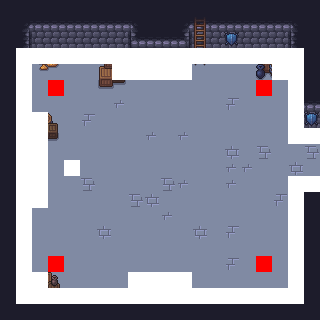

Tiled map render using the project's own tile images. Description and the whole map definition, tile-layer contents included, below:
An orthogonal 20x20 tile map with 16x16 px tiles, 6 tile layers (Floor, Walls, Overlay, Deco, ...), 4 tilesets.

<map version="1.10" tiledversion="1.11.2" orientation="orthogonal" renderorder="right-down" width="20" height="20" tilewidth="16" tileheight="16" infinite="0" nextlayerid="7" nextobjectid="1">
 <editorsettings>
  <export target="../../Dungeon-Bullet-Hell/Assets/Maps/Rooms/1_Room_E_01.csv" format="csv" />
 </editorsettings>
 <tileset firstgid="1" source="../WallsFloor.tsx" />
 <tileset firstgid="300" source="../Collisions.tsx" />
 <tileset firstgid="301" source="../Objects.tsx" />
 <tileset firstgid="303" source="../Deco.tsx" />
 <layer id="1" name="Floor" width="20" height="20">
  <data encoding="csv">
80,80,80,80,80,80,80,80,80,80,80,80,80,80,80,80,80,80,80,80,
80,80,80,80,80,80,80,80,80,80,80,80,80,80,80,80,80,80,80,80,
80,80,80,80,80,80,80,80,80,80,80,80,80,80,80,80,80,80,80,80,
80,80,80,80,80,80,80,80,80,80,80,80,80,80,80,80,80,80,80,80,
80,80,80,80,80,80,80,80,80,80,80,80,80,80,80,80,80,80,80,80,
80,80,80,80,80,80,80,80,80,80,80,80,80,80,80,80,80,80,80,80,
80,80,80,80,80,80,80,299,80,80,80,80,80,80,298,80,80,80,80,80,
80,80,80,80,80,298,80,80,80,80,80,80,80,80,80,80,80,80,80,80,
80,80,80,80,80,80,80,80,80,299,80,299,80,80,80,80,80,80,80,80,
80,80,80,80,80,80,80,80,80,80,80,80,80,80,285,80,286,80,80,286,
80,80,80,80,80,80,80,80,80,80,80,80,80,80,299,299,80,80,285,80,
80,80,80,80,80,286,80,80,80,80,286,299,80,80,299,80,80,80,80,80,
80,80,80,80,80,80,80,80,286,285,80,80,80,80,80,80,80,298,80,80,
80,80,80,80,80,80,80,80,80,80,299,80,80,80,80,80,80,80,80,80,
80,80,80,80,80,80,285,80,80,80,80,80,285,80,298,80,80,80,80,80,
80,80,80,80,80,80,80,80,80,80,80,80,80,80,80,80,80,80,80,80,
80,80,80,80,80,80,80,80,80,80,80,80,80,80,298,80,80,80,80,80,
80,80,80,80,80,80,80,80,80,80,80,80,80,80,80,80,80,80,80,80,
80,80,80,80,80,80,80,80,80,80,80,80,80,80,80,80,80,80,80,80,
80,80,80,80,80,80,80,80,80,80,80,80,80,80,80,80,80,80,80,80
</data>
 </layer>
 <layer id="2" name="Walls" width="20" height="20">
  <data encoding="csv">
15,15,15,15,15,15,15,15,15,15,15,15,15,15,15,15,15,15,15,15,
15,4,28,28,28,28,28,28,9,15,15,4,28,28,28,28,28,28,6,15,
15,17,41,41,41,41,41,41,22,28,28,20,41,41,41,41,41,41,19,15,
15,30,54,54,54,54,54,54,35,41,41,33,54,54,54,54,54,54,32,15,
15,16,0,0,0,0,0,0,48,54,54,46,0,0,0,0,0,0,14,15,
15,16,0,0,0,0,0,0,0,0,0,0,0,0,0,0,0,0,14,15,
15,16,0,0,0,0,0,0,0,0,0,0,0,0,0,0,0,0,27,28,
15,16,0,0,0,0,0,0,0,0,0,0,0,0,0,0,0,0,40,41,
15,43,3,0,0,0,0,0,0,0,0,0,0,0,0,0,0,0,53,54,
15,15,16,0,0,0,0,0,0,0,0,0,0,0,0,0,0,0,0,0,
15,4,29,0,0,0,0,0,0,0,0,0,0,0,0,0,0,0,0,0,
15,17,42,0,0,0,0,0,0,0,0,0,0,0,0,0,0,0,1,2,
15,30,55,0,0,0,0,0,0,0,0,0,0,0,0,0,0,0,14,15,
15,16,0,0,0,0,0,0,0,0,0,0,0,0,0,0,0,0,14,15,
15,16,0,0,0,0,0,0,0,0,0,0,0,0,0,0,0,0,14,15,
15,16,0,0,0,0,0,0,0,0,0,0,0,0,0,0,0,0,14,15,
15,16,0,0,0,0,0,0,0,0,0,0,0,0,0,0,0,0,14,15,
15,16,0,0,0,0,0,0,1,2,2,3,0,0,0,0,0,0,14,15,
15,43,2,2,2,2,2,2,45,15,15,43,2,2,2,2,2,2,45,15,
15,15,15,15,15,15,15,15,15,15,15,15,15,15,15,15,15,15,15,15
</data>
 </layer>
 <layer id="3" name="Overlay" width="20" height="20">
  <data encoding="csv">
0,0,0,0,0,0,0,0,0,0,0,0,0,0,0,0,0,0,0,0,
0,0,0,0,0,0,0,0,0,0,0,0,0,0,0,0,0,0,0,0,
0,0,0,0,0,0,0,0,0,0,0,0,0,0,0,0,0,0,0,0,
0,0,0,0,0,0,0,0,0,283,284,0,0,0,0,0,0,0,0,0,
0,0,0,0,0,0,0,0,0,296,297,0,0,0,0,0,0,0,0,0,
0,0,0,0,0,0,0,0,0,0,0,0,0,0,0,0,0,0,0,0,
0,0,0,0,0,0,0,0,0,0,0,0,0,0,0,0,0,0,0,0,
0,0,0,0,0,0,0,0,0,0,0,0,0,0,0,0,0,0,0,0,
0,0,0,0,0,0,0,0,0,0,0,0,0,0,0,0,0,0,0,0,
0,0,0,0,0,0,0,0,0,0,0,0,0,0,0,0,0,0,0,0,
0,0,0,0,0,0,0,0,0,0,0,0,0,0,0,0,0,0,0,0,
0,0,0,0,0,0,0,0,0,0,0,0,0,0,0,0,0,0,0,0,
0,0,0,0,0,0,0,0,0,0,0,0,0,0,0,0,0,0,0,0,
0,0,0,0,0,0,0,0,0,0,0,0,0,0,0,0,0,0,0,0,
0,0,0,0,0,0,0,0,0,0,0,0,0,0,0,0,0,0,0,0,
0,0,0,0,0,0,0,0,0,0,0,0,0,0,0,0,0,0,0,0,
0,0,0,0,0,0,0,0,0,0,0,0,0,0,0,0,0,0,0,0,
0,0,0,0,0,0,0,0,0,0,0,0,0,0,0,0,0,0,0,0,
0,0,0,0,0,0,0,0,0,0,0,0,0,0,0,0,0,0,0,0,
0,0,0,0,0,0,0,0,0,0,0,0,0,0,0,0,0,0,0,0
</data>
 </layer>
 <layer id="6" name="Deco" width="20" height="20">
  <data encoding="csv">
0,0,0,0,0,0,0,0,0,0,0,0,0,0,0,0,0,0,0,0,
0,0,0,0,0,0,0,0,0,0,0,0,309,0,0,0,0,0,0,0,
0,0,0,0,0,0,0,0,0,0,0,0,333,0,422,0,0,0,0,0,
0,0,363,364,0,0,321,322,0,0,0,0,357,0,0,0,371,372,0,0,
0,0,387,388,0,0,345,346,0,0,0,0,381,0,0,0,395,396,0,0,
0,0,0,0,0,0,369,370,0,0,0,0,0,0,0,0,0,0,0,0,
0,0,0,0,0,0,0,0,0,0,0,0,0,0,0,0,0,0,0,0,
0,0,419,420,0,0,0,0,0,0,0,0,0,0,0,0,0,0,0,422,
0,0,0,444,0,0,0,0,0,0,0,0,0,0,0,0,0,0,0,0,
0,0,0,0,0,0,0,0,0,0,0,0,0,0,0,0,0,0,0,0,
0,0,0,0,0,0,0,0,0,0,0,0,0,0,0,0,0,0,0,0,
0,0,0,0,0,0,0,0,0,0,0,0,0,0,0,0,0,0,0,0,
0,0,0,0,0,0,0,0,0,0,0,0,0,0,0,0,0,0,0,0,
0,0,0,0,0,0,0,0,0,0,0,0,0,0,0,0,0,0,0,0,
0,0,0,0,0,0,0,0,0,0,0,0,0,0,0,0,0,0,0,0,
0,0,0,0,0,0,0,0,0,0,0,0,0,0,0,0,0,0,0,0,
0,0,0,0,0,0,0,0,0,0,0,0,0,0,0,0,0,0,0,0,
0,0,371,372,0,0,0,0,0,0,0,0,0,0,0,0,0,0,0,0,
0,0,0,0,0,0,0,0,0,0,0,0,0,0,0,0,0,0,0,0,
0,0,0,0,0,0,0,0,0,0,0,0,0,0,0,0,0,0,0,0
</data>
 </layer>
 <layer id="4" name="Objects" width="20" height="20">
  <data encoding="csv">
0,0,0,0,0,0,0,0,0,0,0,0,0,0,0,0,0,0,0,0,
0,0,0,0,0,0,0,0,0,0,0,0,0,0,0,0,0,0,0,0,
0,0,0,0,0,0,0,0,0,0,0,0,0,0,0,0,0,0,0,0,
0,0,0,0,0,0,0,0,0,0,0,0,0,0,0,0,0,0,0,0,
0,0,0,0,0,0,0,0,0,0,0,0,0,0,0,0,0,0,0,0,
0,0,0,301,0,0,0,0,0,0,0,0,0,0,0,0,301,0,0,0,
0,0,0,0,0,0,0,0,0,0,0,0,0,0,0,0,0,0,0,0,
0,0,0,0,0,0,0,0,0,0,0,0,0,0,0,0,0,0,0,0,
0,0,0,0,0,0,0,0,0,0,0,0,0,0,0,0,0,0,0,0,
0,0,0,0,0,0,0,0,0,0,0,0,0,0,0,0,0,0,0,0,
0,0,0,0,302,0,0,0,0,0,0,0,0,0,0,0,0,0,0,0,
0,0,0,0,0,0,0,0,0,0,0,0,0,0,0,0,0,0,0,0,
0,0,0,0,0,0,0,0,0,0,0,0,0,0,0,0,0,0,0,0,
0,0,0,0,0,0,0,0,0,0,0,0,0,0,0,0,0,0,0,0,
0,0,0,0,0,0,0,0,0,0,0,0,0,0,0,0,0,0,0,0,
0,0,0,0,0,0,0,0,0,0,0,0,0,0,0,0,0,0,0,0,
0,0,0,301,0,0,0,0,0,0,0,0,0,0,0,0,301,0,0,0,
0,0,0,0,0,0,0,0,0,0,0,0,0,0,0,0,0,0,0,0,
0,0,0,0,0,0,0,0,0,0,0,0,0,0,0,0,0,0,0,0,
0,0,0,0,0,0,0,0,0,0,0,0,0,0,0,0,0,0,0,0
</data>
 </layer>
 <layer id="5" name="Colls" width="20" height="20">
  <data encoding="csv">
0,0,0,0,0,0,0,0,0,0,0,0,0,0,0,0,0,0,0,0,
0,0,0,0,0,0,0,0,0,0,0,0,0,0,0,0,0,0,0,0,
0,0,0,0,0,0,0,0,0,0,0,0,0,0,0,0,0,0,0,0,
0,300,300,300,300,300,300,300,300,300,300,300,300,300,300,300,300,300,300,0,
0,300,0,0,0,0,0,300,300,300,300,300,0,0,0,0,0,300,300,0,
0,300,0,0,0,0,0,0,0,0,0,0,0,0,0,0,0,0,300,0,
0,300,0,0,0,0,0,0,0,0,0,0,0,0,0,0,0,0,300,0,
0,300,300,0,0,0,0,0,0,0,0,0,0,0,0,0,0,0,300,0,
0,300,300,0,0,0,0,0,0,0,0,0,0,0,0,0,0,0,300,300,
0,300,300,0,0,0,0,0,0,0,0,0,0,0,0,0,0,0,0,0,
0,300,300,0,0,0,0,0,0,0,0,0,0,0,0,0,0,0,0,0,
0,300,300,0,0,0,0,0,0,0,0,0,0,0,0,0,0,0,300,300,
0,300,300,0,0,0,0,0,0,0,0,0,0,0,0,0,0,0,300,0,
0,300,0,0,0,0,0,0,0,0,0,0,0,0,0,0,0,0,300,0,
0,300,0,0,0,0,0,0,0,0,0,0,0,0,0,0,0,0,300,0,
0,300,0,0,0,0,0,0,0,0,0,0,0,0,0,0,0,0,300,0,
0,300,0,0,0,0,0,0,0,0,0,0,0,0,0,0,0,0,300,0,
0,300,300,0,0,0,0,0,300,300,300,300,0,0,0,0,0,0,300,0,
0,300,300,300,300,300,300,300,300,300,300,300,300,300,300,300,300,300,300,0,
0,0,0,0,0,0,0,0,0,0,0,0,0,0,0,0,0,0,0,0
</data>
 </layer>
</map>
